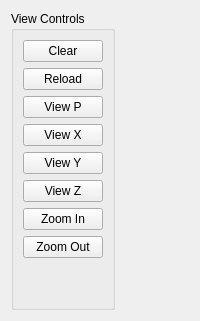
           <widget class="QWidget" name="tab_graphics">
            <attribute name="title">
             <string>View</string>
            </attribute>
            <layout class="QVBoxLayout" name="verticalLayout_23">
             <item>
              <layout class="QHBoxLayout" name="horizontalLayout_5">
               <item>
                <widget class="QGroupBox" name="groupBox_8">
                 <property name="sizePolicy">
                  <sizepolicy hsizetype="Fixed" vsizetype="Preferred">
                   <horstretch>0</horstretch>
                   <verstretch>0</verstretch>
                  </sizepolicy>
                 </property>
                 <property name="title">
                  <string>View Controls</string>
                 </property>
                 <layout class="QVBoxLayout" name="verticalLayout_24">
                  <item>
                   <widget class="ActionButton" name="actionbutton_31">
                    <property name="text">
                     <string>Clear</string>
                    </property>
                    <property name="view_change_action" stdset="0">
                     <bool>true</bool>
                    </property>
                    <property name="template_label_option" stdset="0">
                     <bool>false</bool>
                    </property>
                    <property name="joint_number" stdset="0">
                     <number>0</number>
                    </property>
                    <property name="incr_imperial_number" stdset="0">
                     <double>0.010000000000000</double>
                    </property>
                    <property name="incr_mm_number" stdset="0">
                     <double>0.025000000000000</double>
                    </property>
                    <property name="incr_angular_number" stdset="0">
                     <double>-1.000000000000000</double>
                    </property>
                    <property name="toggle_float_option" stdset="0">
                     <bool>false</bool>
                    </property>
                    <property name="float_num" stdset="0">
                     <double>100.000000000000000</double>
                    </property>
                    <property name="float_alt_num" stdset="0">
                     <double>50.000000000000000</double>
                    </property>
                    <property name="view_type_string" stdset="0">
                     <string>Clear</string>
                    </property>
                    <property name="command_text_string" stdset="0">
                     <string/>
                    </property>
                    <property name="ini_mdi_number" stdset="0">
                     <number>0</number>
                    </property>
                    <property name="textTemplate" stdset="0">
                     <string>%1.3f in</string>
                    </property>
                    <property name="alt_textTemplate" stdset="0">
                     <string>%1.2f mm</string>
                    </property>
                   </widget>
                  </item>
                  <item>
                   <widget class="ActionButton" name="actionbutton_32">
                    <property name="text">
                     <string>Reload</string>
                    </property>
                    <property name="view_change_action" stdset="0">
                     <bool>true</bool>
                    </property>
                    <property name="template_label_option" stdset="0">
                     <bool>false</bool>
                    </property>
                    <property name="joint_number" stdset="0">
                     <number>0</number>
                    </property>
                    <property name="incr_imperial_number" stdset="0">
                     <double>0.010000000000000</double>
                    </property>
                    <property name="incr_mm_number" stdset="0">
                     <double>0.025000000000000</double>
                    </property>
                    <property name="incr_angular_number" stdset="0">
                     <double>-1.000000000000000</double>
                    </property>
                    <property name="toggle_float_option" stdset="0">
                     <bool>false</bool>
                    </property>
                    <property name="float_num" stdset="0">
                     <double>100.000000000000000</double>
                    </property>
                    <property name="float_alt_num" stdset="0">
                     <double>50.000000000000000</double>
                    </property>
                    <property name="view_type_string" stdset="0">
                     <string>reload</string>
                    </property>
                    <property name="command_text_string" stdset="0">
                     <string/>
                    </property>
                    <property name="ini_mdi_number" stdset="0">
                     <number>0</number>
                    </property>
                    <property name="textTemplate" stdset="0">
                     <string>%1.3f in</string>
                    </property>
                    <property name="alt_textTemplate" stdset="0">
                     <string>%1.2f mm</string>
                    </property>
                   </widget>
                  </item>
                  <item>
                   <widget class="ActionButton" name="actionbutton_30">
                    <property name="text">
                     <string>View P</string>
                    </property>
                    <property name="view_change_action" stdset="0">
                     <bool>true</bool>
                    </property>
                    <property name="template_label_option" stdset="0">
                     <bool>false</bool>
                    </property>
                    <property name="joint_number" stdset="0">
                     <number>0</number>
                    </property>
                    <property name="incr_imperial_number" stdset="0">
                     <double>0.010000000000000</double>
                    </property>
                    <property name="incr_mm_number" stdset="0">
                     <double>0.025000000000000</double>
                    </property>
                    <property name="incr_angular_number" stdset="0">
                     <double>-1.000000000000000</double>
                    </property>
                    <property name="toggle_float_option" stdset="0">
                     <bool>false</bool>
                    </property>
                    <property name="float_num" stdset="0">
                     <double>100.000000000000000</double>
                    </property>
                    <property name="float_alt_num" stdset="0">
                     <double>50.000000000000000</double>
                    </property>
                    <property name="view_type_string" stdset="0">
                     <string>P</string>
                    </property>
                    <property name="command_text_string" stdset="0">
                     <string/>
                    </property>
                    <property name="ini_mdi_number" stdset="0">
                     <number>0</number>
                    </property>
                    <property name="textTemplate" stdset="0">
                     <string>%1.3f in</string>
                    </property>
                    <property name="alt_textTemplate" stdset="0">
                     <string>%1.2f mm</string>
                    </property>
                   </widget>
                  </item>
                  <item>
                   <widget class="ActionButton" name="actionbutton_23">
                    <property name="text">
                     <string>View X</string>
                    </property>
                    <property name="view_change_action" stdset="0">
                     <bool>true</bool>
                    </property>
                    <property name="template_label_option" stdset="0">
                     <bool>false</bool>
                    </property>
                    <property name="joint_number" stdset="0">
                     <number>0</number>
                    </property>
                    <property name="incr_imperial_number" stdset="0">
                     <double>0.010000000000000</double>
                    </property>
                    <property name="incr_mm_number" stdset="0">
                     <double>0.025000000000000</double>
                    </property>
                    <property name="incr_angular_number" stdset="0">
                     <double>-1.000000000000000</double>
                    </property>
                    <property name="toggle_float_option" stdset="0">
                     <bool>false</bool>
                    </property>
                    <property name="float_num" stdset="0">
                     <double>100.000000000000000</double>
                    </property>
                    <property name="float_alt_num" stdset="0">
                     <double>50.000000000000000</double>
                    </property>
                    <property name="view_type_string" stdset="0">
                     <string>X</string>
                    </property>
                    <property name="command_text_string" stdset="0">
                     <string/>
                    </property>
                    <property name="ini_mdi_number" stdset="0">
                     <number>0</number>
                    </property>
                    <property name="textTemplate" stdset="0">
                     <string>%1.3f in</string>
                    </property>
                    <property name="alt_textTemplate" stdset="0">
                     <string>%1.2f mm</string>
                    </property>
                   </widget>
                  </item>
                  <item>
                   <widget class="ActionButton" name="actionbutton_35">
                    <property name="text">
                     <string>View Y</string>
                    </property>
                    <property name="view_change_action" stdset="0">
                     <bool>true</bool>
                    </property>
                    <property name="template_label_option" stdset="0">
                     <bool>false</bool>
                    </property>
                    <property name="joint_number" stdset="0">
                     <number>0</number>
                    </property>
                    <property name="incr_imperial_number" stdset="0">
                     <double>0.010000000000000</double>
                    </property>
                    <property name="incr_mm_number" stdset="0">
                     <double>0.025000000000000</double>
                    </property>
                    <property name="incr_angular_number" stdset="0">
                     <double>-1.000000000000000</double>
                    </property>
                    <property name="toggle_float_option" stdset="0">
                     <bool>false</bool>
                    </property>
                    <property name="float_num" stdset="0">
                     <double>100.000000000000000</double>
                    </property>
                    <property name="float_alt_num" stdset="0">
                     <double>50.000000000000000</double>
                    </property>
                    <property name="view_type_string" stdset="0">
                     <string>Y</string>
                    </property>
                    <property name="command_text_string" stdset="0">
                     <string/>
                    </property>
                    <property name="ini_mdi_number" stdset="0">
                     <number>0</number>
                    </property>
                    <property name="textTemplate" stdset="0">
                     <string>%1.3f in</string>
                    </property>
                    <property name="alt_textTemplate" stdset="0">
                     <string>%1.2f mm</string>
                    </property>
                   </widget>
                  </item>
                  <item>
                   <widget class="ActionButton" name="actionbutton_36">
                    <property name="text">
                     <string>View Z</string>
                    </property>
                    <property name="view_change_action" stdset="0">
                     <bool>true</bool>
                    </property>
                    <property name="template_label_option" stdset="0">
                     <bool>false</bool>
                    </property>
                    <property name="joint_number" stdset="0">
                     <number>0</number>
                    </property>
                    <property name="incr_imperial_number" stdset="0">
                     <double>0.010000000000000</double>
                    </property>
                    <property name="incr_mm_number" stdset="0">
                     <double>0.025000000000000</double>
                    </property>
                    <property name="incr_angular_number" stdset="0">
                     <double>-1.000000000000000</double>
                    </property>
                    <property name="toggle_float_option" stdset="0">
                     <bool>false</bool>
                    </property>
                    <property name="float_num" stdset="0">
                     <double>100.000000000000000</double>
                    </property>
                    <property name="float_alt_num" stdset="0">
                     <double>50.000000000000000</double>
                    </property>
                    <property name="view_type_string" stdset="0">
                     <string>Z</string>
                    </property>
                    <property name="command_text_string" stdset="0">
                     <string/>
                    </property>
                    <property name="ini_mdi_number" stdset="0">
                     <number>0</number>
                    </property>
                    <property name="textTemplate" stdset="0">
                     <string>%1.3f in</string>
                    </property>
                    <property name="alt_textTemplate" stdset="0">
                     <string>%1.2f mm</string>
                    </property>
                   </widget>
                  </item>
                  <item>
                   <widget class="ActionButton" name="actionbutton_37">
                    <property name="text">
                     <string>Zoom In</string>
                    </property>
                    <property name="view_change_action" stdset="0">
                     <bool>true</bool>
                    </property>
                    <property name="template_label_option" stdset="0">
                     <bool>false</bool>
                    </property>
                    <property name="joint_number" stdset="0">
                     <number>0</number>
                    </property>
                    <property name="incr_imperial_number" stdset="0">
                     <double>0.010000000000000</double>
                    </property>
                    <property name="incr_mm_number" stdset="0">
                     <double>0.025000000000000</double>
                    </property>
                    <property name="incr_angular_number" stdset="0">
                     <double>-1.000000000000000</double>
                    </property>
                    <property name="toggle_float_option" stdset="0">
                     <bool>false</bool>
                    </property>
                    <property name="float_num" stdset="0">
                     <double>100.000000000000000</double>
                    </property>
                    <property name="float_alt_num" stdset="0">
                     <double>50.000000000000000</double>
                    </property>
                    <property name="view_type_string" stdset="0">
                     <string>zoom-in</string>
                    </property>
                    <property name="command_text_string" stdset="0">
                     <string/>
                    </property>
                    <property name="ini_mdi_number" stdset="0">
                     <number>0</number>
                    </property>
                    <property name="textTemplate" stdset="0">
                     <string>%1.3f in</string>
                    </property>
                    <property name="alt_textTemplate" stdset="0">
                     <string>%1.2f mm</string>
                    </property>
                   </widget>
                  </item>
                  <item>
                   <widget class="ActionButton" name="actionbutton_38">
                    <property name="text">
                     <string>Zoom Out</string>
                    </property>
                    <property name="view_change_action" stdset="0">
                     <bool>true</bool>
                    </property>
                    <property name="template_label_option" stdset="0">
                     <bool>false</bool>
                    </property>
                    <property name="joint_number" stdset="0">
                     <number>0</number>
                    </property>
                    <property name="incr_imperial_number" stdset="0">
                     <double>0.010000000000000</double>
                    </property>
                    <property name="incr_mm_number" stdset="0">
                     <double>0.025000000000000</double>
                    </property>
                    <property name="incr_angular_number" stdset="0">
                     <double>-1.000000000000000</double>
                    </property>
                    <property name="toggle_float_option" stdset="0">
                     <bool>false</bool>
                    </property>
                    <property name="float_num" stdset="0">
                     <double>100.000000000000000</double>
                    </property>
                    <property name="float_alt_num" stdset="0">
                     <double>50.000000000000000</double>
                    </property>
                    <property name="view_type_string" stdset="0">
                     <string>zoom-out</string>
                    </property>
                    <property name="command_text_string" stdset="0">
                     <string/>
                    </property>
                    <property name="ini_mdi_number" stdset="0">
                     <number>0</number>
                    </property>
                    <property name="textTemplate" stdset="0">
                     <string>%1.3f in</string>
                    </property>
                    <property name="alt_textTemplate" stdset="0">
                     <string>%1.2f mm</string>
                    </property>
                   </widget>
                  </item>
                  <item>
                   <spacer name="verticalSpacer_5">
                    <property name="orientation">
                     <enum>Qt::Vertical</enum>
                    </property>
                    <property name="sizeHint" stdset="0">
                     <size>
                      <width>20</width>
                      <height>40</height>
                     </size>
                    </property>
                   </spacer>
                  </item>
                 </layout>
                </widget>
               </item>
               <item>
                <widget class="GCodeGraphics" name="gcodegraphics">
                 <property name="sizePolicy">
                  <sizepolicy hsizetype="Minimum" vsizetype="Minimum">
                   <horstretch>0</horstretch>
                   <verstretch>0</verstretch>
                  </sizepolicy>
                 </property>
                </widget>
               </item>
              </layout>
             </item>
            </layout>
           </widget>
